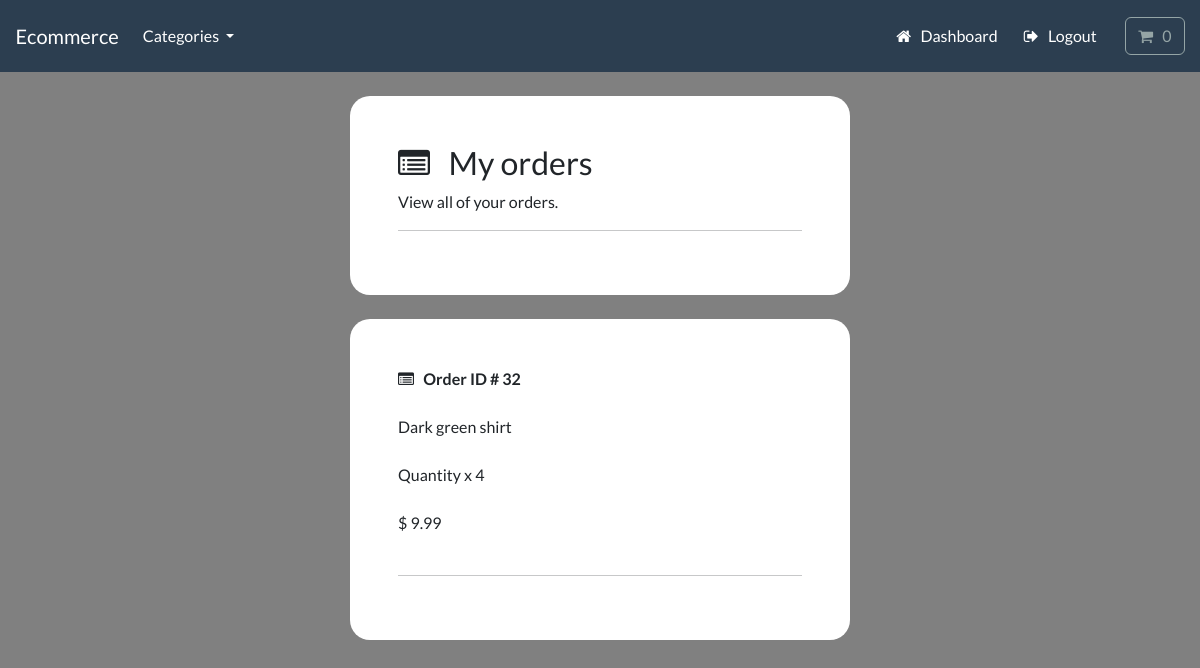
/account/track-orders (signed in), run on the app's committed database.
### payment/models.py (models this page shows, shortened)
class OrderItem(models.Model):
    order = models.ForeignKey(Order, on_delete=models.CASCADE, null=True)
    product = models.ForeignKey(Product, on_delete=models.CASCADE, null=True)
    quantity = models.PositiveBigIntegerField(default=1)
    price = models.DecimalField(max_digits=8, decimal_places=2)
    user = models.ForeignKey(User, on_delete=models.CASCADE, null=True, blank=True)

### store/models.py (models this page shows, shortened)
class Product(models.Model):
    category = models.ForeignKey(Category, related_name='product', on_delete=models.CASCADE, null=True)
    title = models.CharField(max_length=250)
    brand = models.CharField(max_length=250, default='un-branded')
    description = models.TextField(blank=True)
    slug = models.SlugField(max_length=255)
    price = models.DecimalField(max_digits=4, decimal_places=2)
    image = models.ImageField(upload_to='images/')
    class Meta:
        verbose_name_plural = 'products'
    def __str__(self):
        return self.title

### account/views.py (the view)
# urls.py: path('track-orders', views.track_orders, name='track-orders'),
@login_required(login_url='my-login')
def track_orders(request):
    try:
        orders = OrderItem.objects.filter(user=request.user)
        context = {'orders':orders}
        return render(request, 'account/track-orders.html', context=context)
    except:
        return render(request, 'account/track-orders.html')

### cart/cart.py (called while the page is built)
    def __len__(self):
        return sum(item['qty'] for item in self.cart.values())

### cart/context_processors.py (called while the page is built)
def cart(request):
    return {'cart': Cart(request)}

### store/models.py (called while the page is built)
    def get_absolute_url(self):
        return reverse('list-category', args=[self.slug])

### store/views.py (called while the page is built)
def categories(request):
    all_categories = Category.objects.all()
    return {'all_categories': all_categories}

### account/templates/account/track-orders.html (shortened to what this page needs)
{% include "store/base.html" %}
{% load static %}
{% load crispy_forms_tags %}
{% block content %}
    <div class="container bg-white shadow-md p-5 form-layout ">
        <h3> <i class="fa fa-list-alt" aria-hidden="true"></i> &nbsp; My orders </h3>
        <p> View all of your orders. </p>
        <hr>
    </div>
    <div class="container bg-white shadow-md p-5 form-layout ">
        {% for order in orders %}
            <strong> <i class="fa fa-list-alt" aria-hidden="true"></i> &nbsp;  Order ID # {{order.id}} </strong>
            <br> <br>
            {{order.product}}
            <br> <br>
            Quantity x {{order.quantity}}
            <br> <br>
            $ {{order.price}}
            <br> <br>
            <hr>
        {% endfor %}
    </div>
{% endblock %}

### static/css/styles.css (style rules this page uses)
.form-layout { border-radius: 20px; width: 500px; }

### account/templates/account/track-orders.html (style rules this page uses)
body { background-color: gray; }

### data on the page
OrderItem: id "32", product "Dark green shirt", quantity "4", price "9.99"
